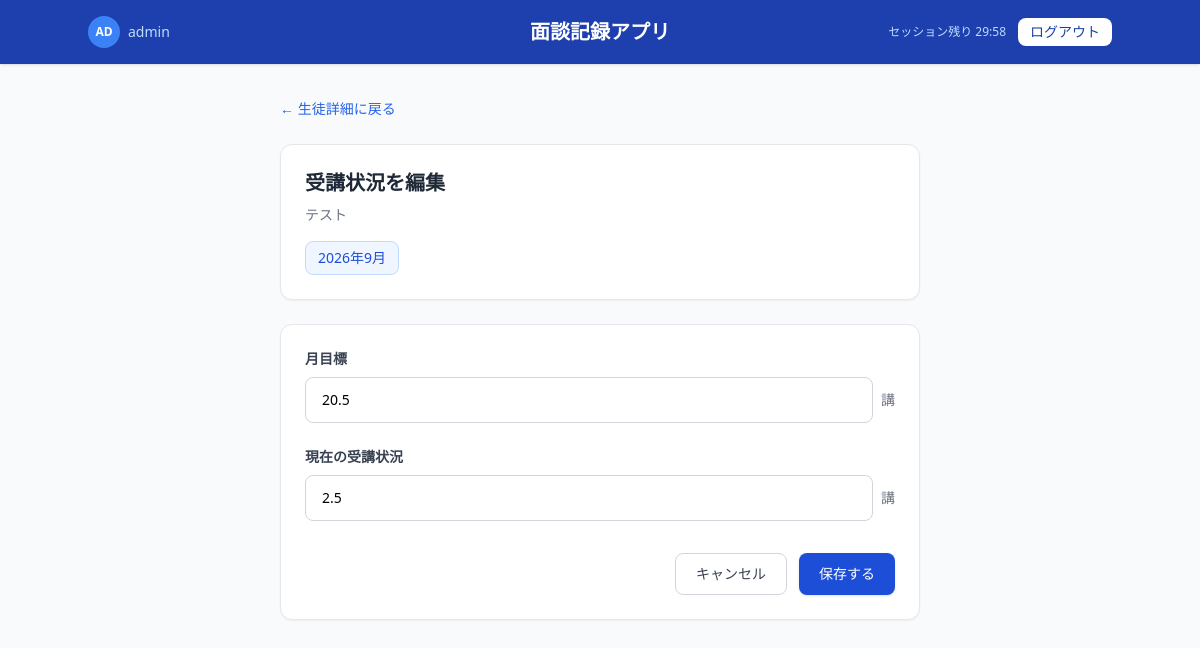
Page /edit_progress/2 (signed in) on the earlier database version.
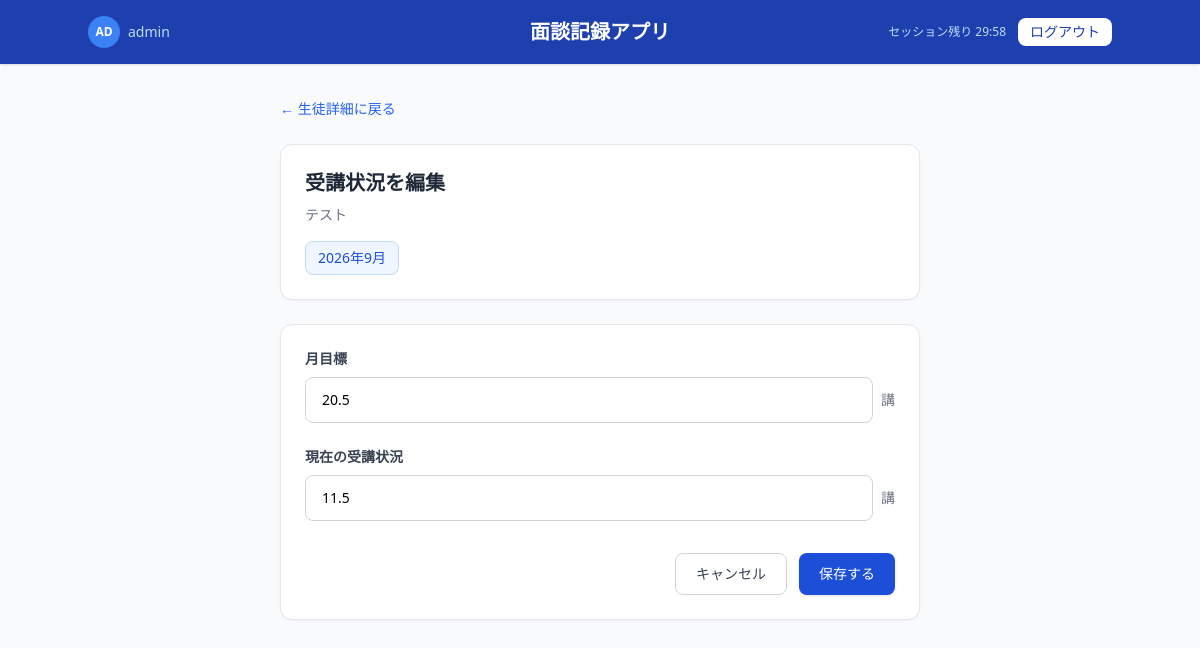
Same page on the later database version.
### app.py (models this page shows)
class MonthlyProgress(db.Model):
    id = db.Column(db.Integer, primary_key=True)
    student_id = db.Column(db.Integer, db.ForeignKey('student.id'), nullable=False)
    month = db.Column(db.String(7), nullable=False)  # YYYY-MM
    monthly_goal = db.Column(db.Float)
    current_progress = db.Column(db.Float)
    student = db.relationship(
        'Student',
        backref=db.backref('monthly_progresses', lazy=True)
    )
    __table_args__ = (
        db.UniqueConstraint('student_id', 'month', name='unique_student_month'),
    )

### app.py (the view, shortened to what this page needs)
@app.route('/edit_progress/<int:student_id>', methods=['GET', 'POST'])
@login_required
def edit_progress(student_id):
    student = Student.query.get_or_404(student_id)
    month = request.args.get('month')
    if not month:
        month = datetime.now().strftime('%Y-%m')
    progress = MonthlyProgress.query.filter_by(
        student_id=student_id,
        month=month
    ).first()
    if not progress:
        progress = MonthlyProgress(
            student_id=student_id,
            month=month
        )
    return render_template(
        'edit_progress.html',
        student=student,
        progress=progress,
        month=month
    )

### app.py (called while the page is built)
@login_manager.user_loader
def load_user(user_id):
    return User.query.get(int(user_id))

### templates/edit_progress.html (shortened to what the changed rows need)
<!DOCTYPE html>
<html lang="ja">
<head>
    <script src="https://cdn.tailwindcss.com"></script>
</head>
<body class="bg-gray-50 min-h-screen">
    <header class="bg-blue-800 text-white px-6 py-4 shadow">
        <div class="flex items-center justify-between max-w-5xl mx-auto">
            <h1 class="text-xl font-semibold absolute left-1/2 transform -translate-x-1/2">
                面談記録アプリ
            </h1>
        </div>
    </header>
    <main class="max-w-2xl mx-auto px-4 py-8">
        <div class="bg-white rounded-xl shadow-sm border border-gray-200 p-6 mt-6">
            <h2 class="text-xl font-semibold text-gray-800">
                受講状況を編集
            </h2>
        </div>
        <form method="POST"
              class="bg-white rounded-xl shadow-sm border border-gray-200 p-6 mt-6">
            <div class="mb-6">
                <div class="flex items-center gap-2">
                    <input
                        type="number"
                        id="monthly_goal"
                        name="monthly_goal"
                        step="0.5"
                        min="0"
                        value="{{ progress.monthly_goal if progress.monthly_goal is not none else '' }}"
                        placeholder="例：20"
                        class="w-full border border-gray-300 rounded-lg px-4 py-3 text-sm
                               focus:outline-none focus:ring-2 focus:ring-blue-500 focus:border-blue-500"
                    >
                    <span class="text-sm text-gray-500 whitespace-nowrap">
                        講
                    </span>
                </div>
            </div>
            <div class="mb-8">
                <div class="flex items-center gap-2">
                    <input
                        type="number"
                        id="current_progress"
                        name="current_progress"
                        step="0.5"
                        min="0"
                        value="{{ progress.current_progress if progress.current_progress is not none else '' }}"
                        placeholder="例：12"
                        class="w-full border border-gray-300 rounded-lg px-4 py-3 text-sm
                               focus:outline-none focus:ring-2 focus:ring-emerald-500 focus:border-emerald-500"
                    >
                    <span class="text-sm text-gray-500 whitespace-nowrap">
                        講
                    </span>
                </div>
            </div>
        </form>
    </main>
</body>
</html>

Differences in the rows shown:
changed MonthlyProgress: current_progress "2.5" → "11.5"
